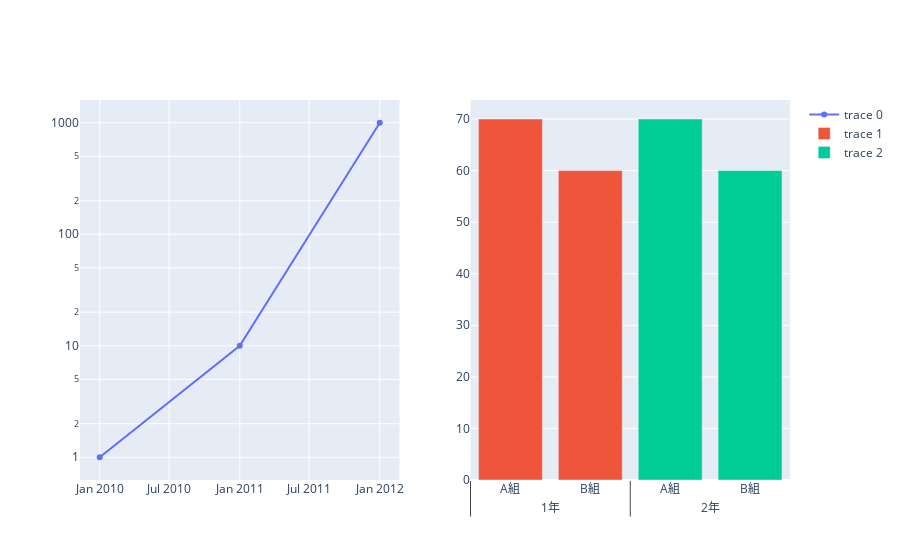

Here is the notebook cell this chart was saved with:
### Markdown cell above
### 4.2.3 軸の設定

- layout クラスの xaxis.type 属性、yaxis.type 属性の設定
  - log: 対数
  - date: 日付
  - category: カテゴリ
  - multicategory: 階層カテゴリ

### Code cell
fig = make_subplots(rows=1, cols=2)

# X軸に日付、Y軸に対数をとった折れ線グラフ
fig.add_trace(
    go.Scatter(x=["2010", "2011", "2012"], y=[1, 10, 1000]), row=1, col=1,
)
fig.update_xaxes(type="date", row=1, col=1)
fig.update_yaxes(type="log", row=1, col=1)

# サブカテゴリをもった棒グラフ
fig.add_trace(go.Bar(x=[["1年", "1年"], ["A組", "B組"]], y=[70, 60]), row=1, col=2)
fig.add_trace(go.Bar(x=[["2年", "2年"], ["A組", "B組"]], y=[70, 60]), row=1, col=2)
fig.update_xaxes(type="multicategory", row=1, col=2)

fig.show()

### Figure 1 — Plotly figure (JSON) as saved in the notebook; plotly's stock layout.template omitted (floating-point values rounded to 4 significant figures)
{"data": [{"type": "scatter", "x": ["2010", "2011", "2012"], "xaxis": "x", "y": [1, 10, 1000], "yaxis": "y"}, {"type": "bar", "x": [["1年", "1年"], ["A組", "B組"]], "xaxis": "x2", "y": [70, 60], "yaxis": "y2"}, {"type": "bar", "x": [["2年", "2年"], ["A組", "B組"]], "xaxis": "x2", "y": [70, 60], "yaxis": "y2"}], "layout": {"xaxis": {"anchor": "y", "domain": [0, 0.45], "type": "date"}, "xaxis2": {"anchor": "y2", "domain": [0.55, 1], "type": "multicategory"}, "yaxis": {"anchor": "x", "domain": [0, 1], "type": "log"}, "yaxis2": {"anchor": "x2", "domain": [0, 1]}}}
